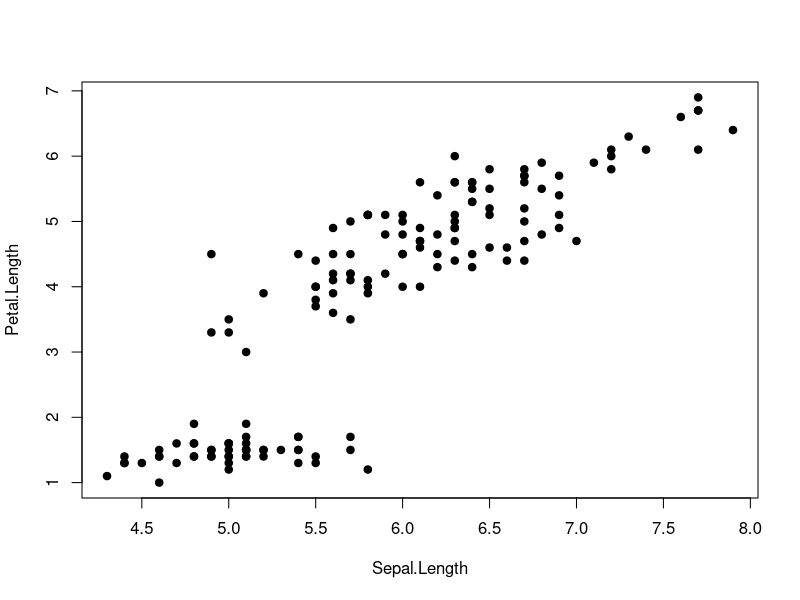
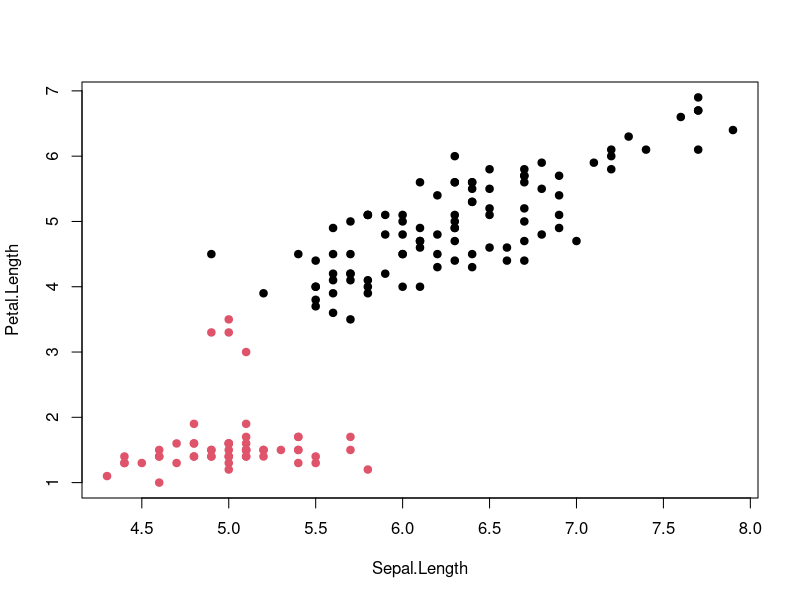
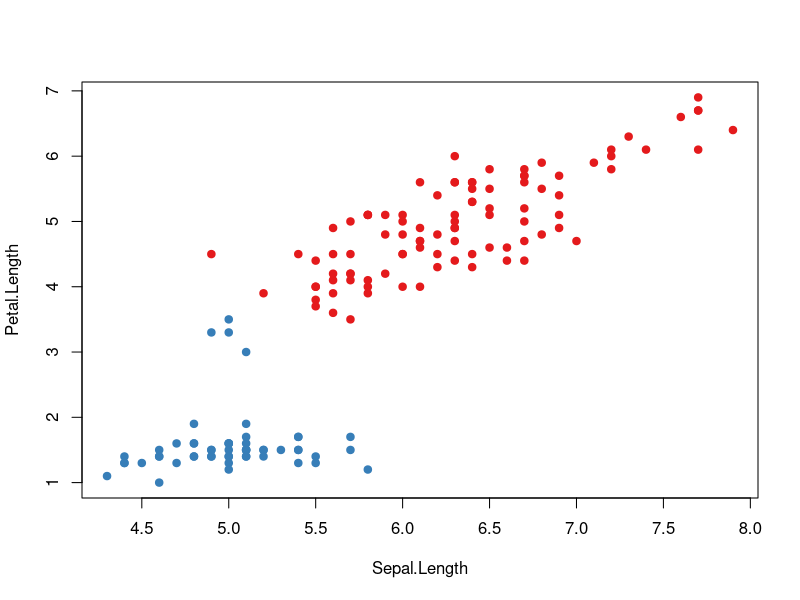
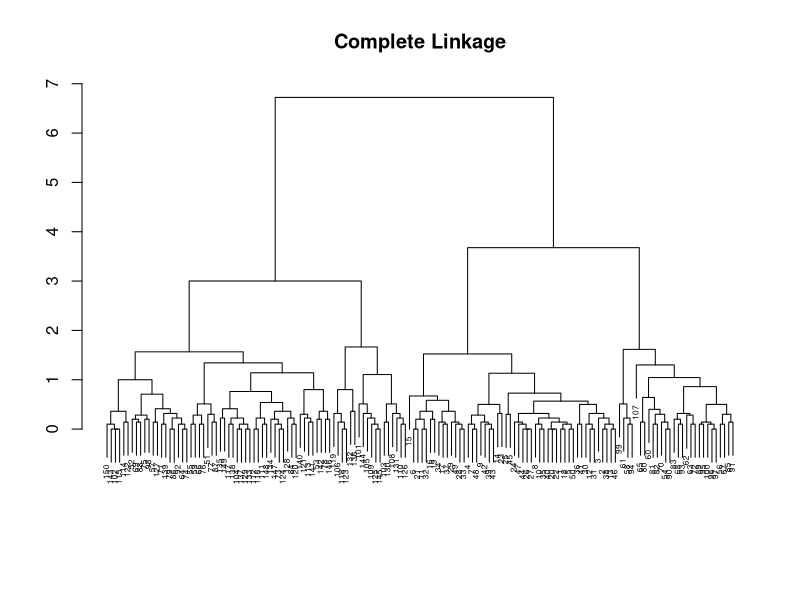
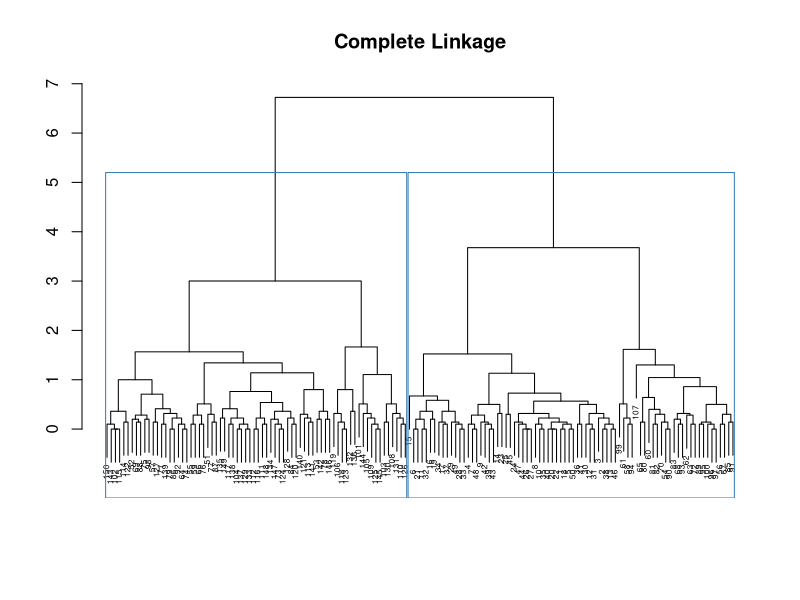
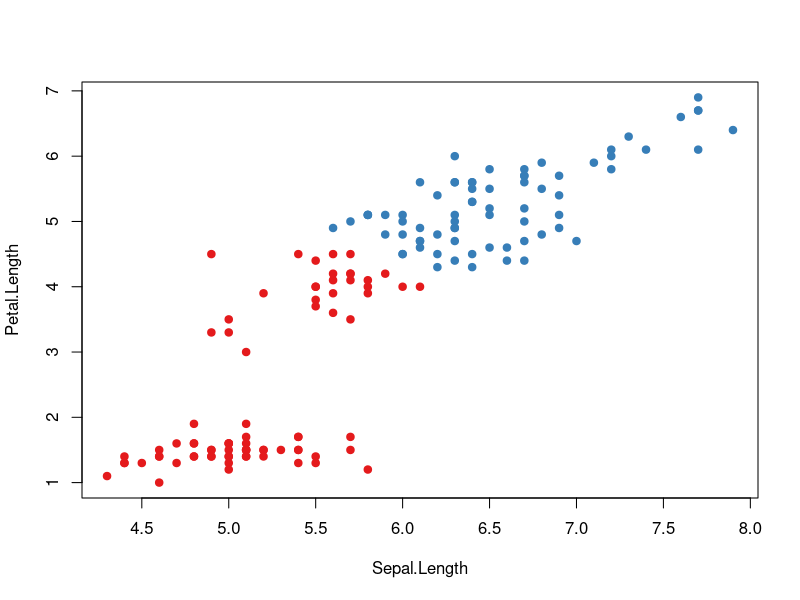
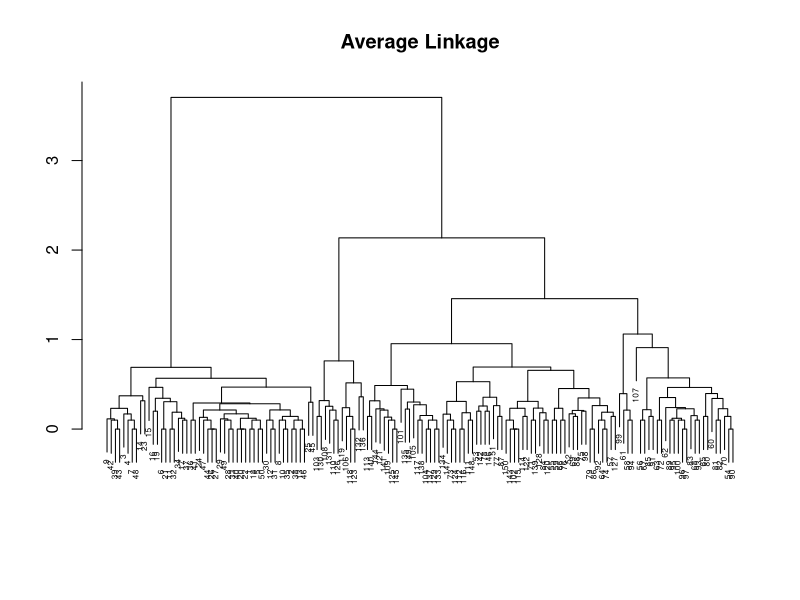
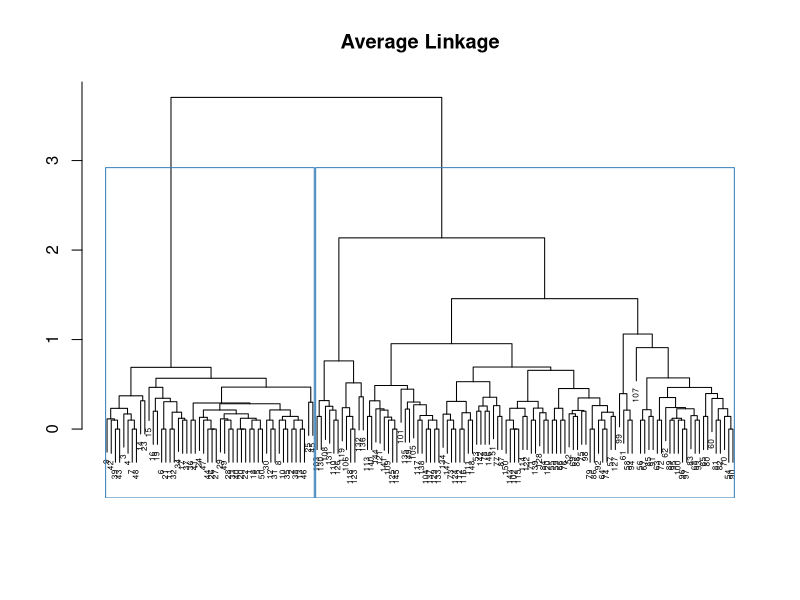

The R source for these figures, in order:
# =======================================================
# Clustering Methods : K-Means and Hierarchical
# =======================================================

# Load and explore the dataset
attach(iris)
help(iris)
str(iris)

# Subset the features to get 2-D dataset
irisData <- as.data.frame(iris[,c(1,3)])
plot(irisData, pch = 19)


# =======================================================
# Clustering Methods : Part 1 : K-Means Clustering
# =======================================================

# Set an interesting color palette for visualization
library(RColorBrewer)
# display.brewer.all()
myPal <- brewer.pal(n = 9, name = "Set1")

# K-Means Clustering
# Set the value of K
K <- 2
kMeansFit <- kmeans(irisData, centers = K)
kMeansFit
plot(irisData, pch = 19, col = palette(myPal)[as.numeric(kMeansFit$cluster)])

# K-Means Clustering with multiple random starts
# Set the value of K
K <- 2
kMeansFit <- kmeans(irisData, centers = K, nstart = 20)
kMeansFit
plot(irisData, pch = 19, col = palette(myPal)[as.numeric(kMeansFit$cluster)])


# =======================================================
# Clustering Methods : Part 2 : Hierarchical Clustering
# =======================================================

# Hierarchical Clustering : Complete Linkage
hiercFit <- hclust(dist(irisData), method="complete")
hiercFit
plot(hiercFit, main="Complete Linkage", xlab="", ylab="", sub="", cex =.5)

K <- 2
plot(hiercFit, main="Complete Linkage", xlab="", ylab="", sub="", cex =.5)
rect.hclust(hiercFit, k = K)
plot(irisData, pch = 19, col = palette(myPal)[as.numeric(cutree(hiercFit, k = K))])

# Hierarchical clustering : Average Linkage
hiercFit <- hclust(dist(irisData), method="average")
hiercFit
plot(hiercFit, main="Average Linkage", xlab="", ylab="", sub="", cex =.5)

K <- 2
plot(hiercFit, main="Average Linkage", xlab="", ylab="", sub="", cex =.5)
rect.hclust(hiercFit, k = K)
plot(irisData, pch = 19, col = palette(myPal)[as.numeric(cutree(hiercFit, k = K))])

# Hierarchical clustering : Single Linkage
hiercFit <- hclust(dist(irisData), method="single")
hiercFit
plot(hiercFit, main="Single Linkage", xlab="", ylab="", sub="", cex =.5)

K <- 2
plot(hiercFit, main="Single Linkage", xlab="", ylab="", sub="", cex =.5)
rect.hclust(hiercFit, k = K)
plot(irisData, pch = 19, col = palette(myPal)[as.numeric(cutree(hiercFit, k = K))])


# =======================================================
# Clustering Methods : Part 3 : Graph Clustering
# =======================================================

# install.packages("igraph")
library(igraph)

# Example Graph : Zachary's Karate Club
graphZKC <- make_graph("Zachary")
plot(graphZKC, 
     layout = layout.kamada.kawai,
     vertex.size = 7,
     vertex.color = "darkgray",
     edge.width = 1,  
     edge.color = "darkgray",
     vertex.label = NA)

# Fast Greedy Clustering on the Graph
fgcFit <- cluster_fast_greedy(graphZKC)
membership(fgcFit)
plot(graphZKC,
     layout = layout.kamada.kawai,
     vertex.size = 7,
     vertex.color = palette(myPal)[as.numeric(membership(fgcFit))],
     edge.width = 1,  
     edge.color = "darkgray",
     vertex.label = NA)
